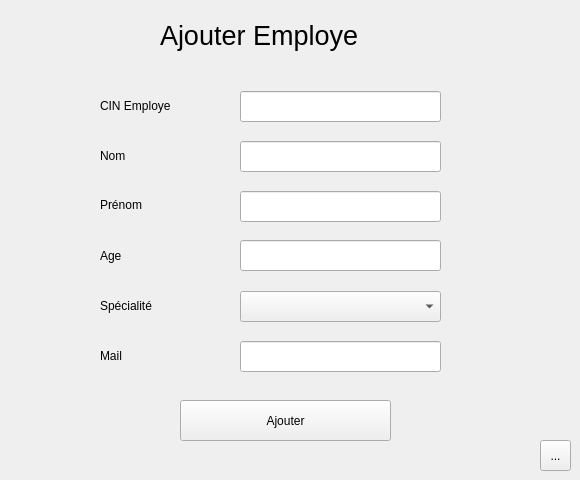
    <widget class="QWidget" name="stackedWidgetPage1">
     <widget class="QLabel" name="label">
      <property name="geometry">
       <rect>
        <x>100</x>
        <y>90</y>
        <width>151</width>
        <height>31</height>
       </rect>
      </property>
      <property name="text">
       <string>CIN Employe</string>
      </property>
     </widget>
     <widget class="QLabel" name="label_2">
      <property name="geometry">
       <rect>
        <x>100</x>
        <y>140</y>
        <width>56</width>
        <height>31</height>
       </rect>
      </property>
      <property name="text">
       <string>Nom</string>
      </property>
     </widget>
     <widget class="QLabel" name="label_3">
      <property name="geometry">
       <rect>
        <x>100</x>
        <y>189</y>
        <width>131</width>
        <height>31</height>
       </rect>
      </property>
      <property name="text">
       <string>Prénom</string>
      </property>
     </widget>
     <widget class="QLabel" name="label_4">
      <property name="geometry">
       <rect>
        <x>100</x>
        <y>290</y>
        <width>151</width>
        <height>31</height>
       </rect>
      </property>
      <property name="text">
       <string>Spécialité</string>
      </property>
     </widget>
     <widget class="QLabel" name="label_5">
      <property name="geometry">
       <rect>
        <x>100</x>
        <y>340</y>
        <width>56</width>
        <height>31</height>
       </rect>
      </property>
      <property name="text">
       <string>Mail</string>
      </property>
     </widget>
     <widget class="QLineEdit" name="lineEdit_id_emp">
      <property name="geometry">
       <rect>
        <x>240</x>
        <y>91</y>
        <width>201</width>
        <height>31</height>
       </rect>
      </property>
     </widget>
     <widget class="QLineEdit" name="lineEdit_nom_emp">
      <property name="geometry">
       <rect>
        <x>240</x>
        <y>141</y>
        <width>201</width>
        <height>31</height>
       </rect>
      </property>
     </widget>
     <widget class="QLineEdit" name="lineEdit_prenom_emp">
      <property name="geometry">
       <rect>
        <x>240</x>
        <y>191</y>
        <width>201</width>
        <height>31</height>
       </rect>
      </property>
     </widget>
     <widget class="QLineEdit" name="lineEdit_mail_emp">
      <property name="geometry">
       <rect>
        <x>240</x>
        <y>341</y>
        <width>201</width>
        <height>31</height>
       </rect>
      </property>
     </widget>
     <widget class="QPushButton" name="ajouter_employer">
      <property name="geometry">
       <rect>
        <x>180</x>
        <y>400</y>
        <width>211</width>
        <height>41</height>
       </rect>
      </property>
      <property name="text">
       <string>Ajouter</string>
      </property>
     </widget>
     <widget class="QComboBox" name="comboBox">
      <property name="geometry">
       <rect>
        <x>240</x>
        <y>291</y>
        <width>201</width>
        <height>31</height>
       </rect>
      </property>
     </widget>
     <widget class="QLabel" name="label_16">
      <property name="geometry">
       <rect>
        <x>160</x>
        <y>0</y>
        <width>261</width>
        <height>71</height>
       </rect>
      </property>
      <property name="styleSheet">
       <string notr="true">font: 20pt;
color: rgb(255, 255, 255)rgb(0, 0, 0)</string>
      </property>
      <property name="text">
       <string>Ajouter Employe</string>
      </property>
     </widget>
     <widget class="QLineEdit" name="lineEdit_age">
      <property name="geometry">
       <rect>
        <x>240</x>
        <y>240</y>
        <width>201</width>
        <height>31</height>
       </rect>
      </property>
     </widget>
     <widget class="QLabel" name="label_18">
      <property name="geometry">
       <rect>
        <x>100</x>
        <y>240</y>
        <width>131</width>
        <height>31</height>
       </rect>
      </property>
      <property name="text">
       <string>Age</string>
      </property>
     </widget>
     <widget class="QToolButton" name="return_3">
      <property name="geometry">
       <rect>
        <x>540</x>
        <y>440</y>
        <width>31</width>
        <height>31</height>
       </rect>
      </property>
      <property name="text">
       <string>...</string>
      </property>
      <property name="icon">
       <iconset>
        <normaloff>../../seta-small-direita-branca-300x258.png</normaloff>../../seta-small-direita-branca-300x258.png</iconset>
      </property>
      <property name="iconSize">
       <size>
        <width>27</width>
        <height>27</height>
       </size>
      </property>
     </widget>
    </widget>
